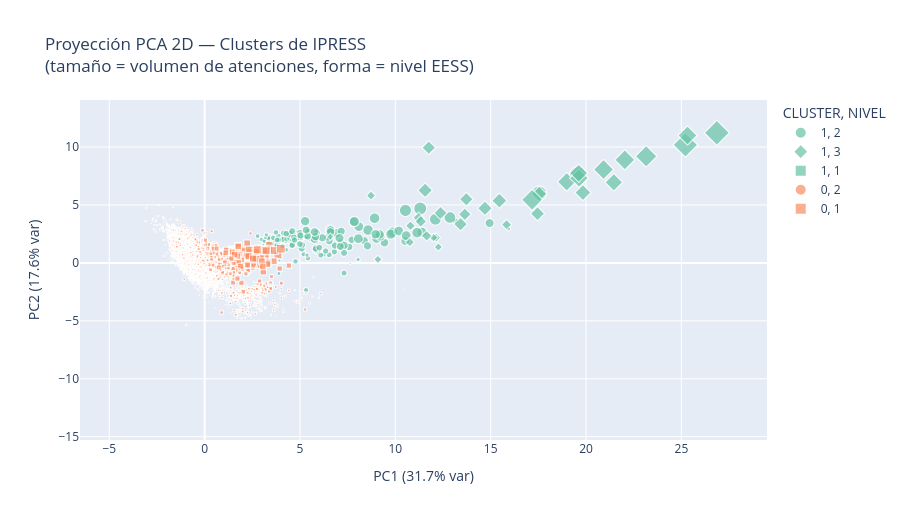

Notebook source saved alongside this figure:
### Markdown cell above
## 8. Visualización PCA 2D — Separación visual de clusters

### Code cell
# Proyección PCA 2D para visualizar separación de clusters
pca2 = PCA(n_components=2, random_state=42)
X_2d = pca2.fit_transform(X_scaled)

df_viz = pd.DataFrame({
    'PC1': X_2d[:, 0],
    'PC2': X_2d[:, 1],
    'CLUSTER': df_ipress['CLUSTER'].astype(str),
    'NIVEL': df_ipress['NIVEL'].astype(str),
    'TOTAL_ATENCIONES': df_ipress['TOTAL_ATENCIONES'],
    'COD_IPRESS': df_ipress['COD_IPRESS'].astype(str)
})

fig = px.scatter(
    df_viz, x='PC1', y='PC2', color='CLUSTER',
    symbol='NIVEL',
    size='TOTAL_ATENCIONES',
    size_max=20,
    hover_data=['COD_IPRESS', 'NIVEL', 'TOTAL_ATENCIONES'],
    title='Proyección PCA 2D — Clusters de IPRESS<br>'
          '(tamaño = volumen de atenciones, forma = nivel EESS)',
    labels={'PC1': 'PC1 ({:.1f}% var)'.format(pca2.explained_variance_ratio_[0]*100),
            'PC2': 'PC2 ({:.1f}% var)'.format(pca2.explained_variance_ratio_[1]*100)},
    color_discrete_sequence=px.colors.qualitative.Set2
)
fig.update_layout(height=520)
fig.show()

print('Varianza explicada por PCA 2D: {:.1f}%'.format(
    pca2.explained_variance_ratio_.sum() * 100))

### Figure 1 — Plotly figure (JSON) as saved in the notebook; plotly's stock layout.template omitted (floating-point values rounded to 4 significant figures; data arrays with more than 128 entries replaced by an {"elided": "..."} marker saying what was removed)
{"data": [{"customdata": {"elided": "146x3 mixed values"}, "hovertemplate": "CLUSTER=1<br>NIVEL=%{customdata[1]}<br>PC1 (31.7% var)=%{x}<br>PC2 (17.6% var)=%{y}<br>TOTAL_ATENCIONES=%{customdata[2]}<br>COD_IPRESS=%{customdata[0]}<extra></extra>", "legendgroup": "1, 2", "marker": {"color": "rgb(102,194,165)", "size": {"elided": "146 int values"}, "sizemode": "area", "sizeref": 2586.0, "symbol": "circle"}, "mode": "markers", "name": "1, 2", "showlegend": true, "type": "scattergl", "x": {"elided": "146 float values"}, "xaxis": "x", "y": {"elided": "146 float values"}, "yaxis": "y"}, {"customdata": [["0000000003", "3", 210157], ["0000000753", "3", 328792], ["0000001231", "3", 389919], ["0000001232", "3", 284101], ["0000002289", "3", 361328], ["0000002305", "3", 263474], ["0000005195", "3", 225353], ["0000005196", "3", 166845], ["0000005197", "3", 144148], ["0000005946", "3", 655921], ["0000005948", "3", 315308], ["0000005987", "3", 977938], ["0000006206", "3", 781793], ["0000006207", "3", 670773], ["0000006208", "3", 305274], ["0000006209", "3", 113335], ["0000006210", "3", 743456], ["0000006211", "3", 566292], ["0000006212", "3", 89139], ["0000006213", "3", 138419], ["0000006214", "3", 134628], ["0000006215", "3", 365258], ["0000006216", "3", 610866], ["0000006217", "3", 437594], ["0000006218", "3", 566881], ["0000006615", "3", 139400], ["0000007277", "3", 120685], ["0000007397", "3", 48938], ["0000007633", "3", 1034361], ["0000007634", "3", 536638], ["0000007733", "3", 180244], ["0000007734", "3", 187767], ["0000011470", "3", 391723], ["0000016918", "3", 309784], ["0000033381", "3", 521002]], "hovertemplate": "CLUSTER=1<br>NIVEL=%{customdata[1]}<br>PC1 (31.7% var)=%{x}<br>PC2 (17.6% var)=%{y}<br>TOTAL_ATENCIONES=%{customdata[2]}<br>COD_IPRESS=%{customdata[0]}<extra></extra>", "legendgroup": "1, 3", "marker": {"color": "rgb(102,194,165)", "size": [210157, 328792, 389919, 284101, 361328, 263474, 225353, 166845, 144148, 655921, 315308, 977938, 781793, 670773, 305274, 113335, 743456, 566292, 89139, 138419, 134628, 365258, 610866, 437594, 566881, 139400, 120685, 48938, 1034361, 536638, 180244, 187767, 391723, 309784, 521002], "sizemode": "area", "sizeref": 2586.0, "symbol": "diamond"}, "mode": "markers", "name": "1, 3", "showlegend": true, "type": "scattergl", "x": [11.22, 17.46, 17.55, 12.37, 14.7, 13.64, 11.33, 10.79, 12.14, 22.03, 13.42, 25.21, 23.15, 20.92, 11.75, 12.26, 17.17, 18.99, 6.592, 10.76, 12.01, 11.56, 25.32, 19.84, 19.63, 8.723, 9.087, 8.047, 26.86, 19.62, 15.83, 11.65, 15.45, 13.72, 21.46], "xaxis": "x", "y": [3.892, 4.251, 5.959, 4.314, 4.716, 4.196, 3.575, 3.202, 2.175, 8.895, 3.339, 10.19, 9.199, 8.057, 9.946, 1.372, 5.447, 6.997, 2.262, 1.788, 2.183, 6.267, 11.0, 6.07, 7.323, 5.81, 0.3025, 0.2909, 11.23, 7.746, 3.297, 2.335, 5.367, 5.496, 6.956], "yaxis": "y"}, {"customdata": [["0000026346", "1", 1295]], "hovertemplate": "CLUSTER=1<br>NIVEL=%{customdata[1]}<br>PC1 (31.7% var)=%{x}<br>PC2 (17.6% var)=%{y}<br>TOTAL_ATENCIONES=%{customdata[2]}<br>COD_IPRESS=%{customdata[0]}<extra></extra>", "legendgroup": "1, 1", "marker": {"color": "rgb(102,194,165)", "size": [1295], "sizemode": "area", "sizeref": 2586.0, "symbol": "square"}, "mode": "markers", "name": "1, 1", "showlegend": true, "type": "scattergl", "x": [10.42], "xaxis": "x", "y": [-2.174], "yaxis": "y"}, {"customdata": [["0000004140", "2", 47713], ["0000004511", "2", 66193], ["0000005145", "2", 29963], ["0000032674", "2", 37848]], "hovertemplate": "CLUSTER=0<br>NIVEL=%{customdata[1]}<br>PC1 (31.7% var)=%{x}<br>PC2 (17.6% var)=%{y}<br>TOTAL_ATENCIONES=%{customdata[2]}<br>COD_IPRESS=%{customdata[0]}<extra></extra>", "legendgroup": "0, 2", "marker": {"color": "rgb(252,141,98)", "size": [47713, 66193, 29963, 37848], "sizemode": "area", "sizeref": 2586.0, "symbol": "circle"}, "mode": "markers", "name": "0, 2", "showlegend": true, "type": "scattergl", "x": [2.885, 2.771, 2.405, 3.029], "xaxis": "x", "y": [1.324, 1.388, 2.544, 0.7874], "yaxis": "y"}, {"customdata": {"elided": "8495x3 mixed values"}, "hovertemplate": "CLUSTER=0<br>NIVEL=%{customdata[1]}<br>PC1 (31.7% var)=%{x}<br>PC2 (17.6% var)=%{y}<br>TOTAL_ATENCIONES=%{customdata[2]}<br>COD_IPRESS=%{customdata[0]}<extra></extra>", "legendgroup": "0, 1", "marker": {"color": "rgb(252,141,98)", "size": {"elided": "8495 int values"}, "sizemode": "area", "sizeref": 2586.0, "symbol": "square"}, "mode": "markers", "name": "0, 1", "showlegend": true, "type": "scattergl", "x": {"elided": "8495 float values"}, "xaxis": "x", "y": {"elided": "8495 float values"}, "yaxis": "y"}], "layout": {"height": 520, "legend": {"itemsizing": "constant", "title": {"text": "CLUSTER, NIVEL"}, "tracegroupgap": 0}, "title": {"text": "Proyección PCA 2D — Clusters de IPRESS<br>(tamaño = volumen de atenciones, forma = nivel EESS)"}, "xaxis": {"anchor": "y", "domain": [0, 1], "title": {"text": "PC1 (31.7% var)"}}, "yaxis": {"anchor": "x", "domain": [0, 1], "title": {"text": "PC2 (17.6% var)"}}}}
